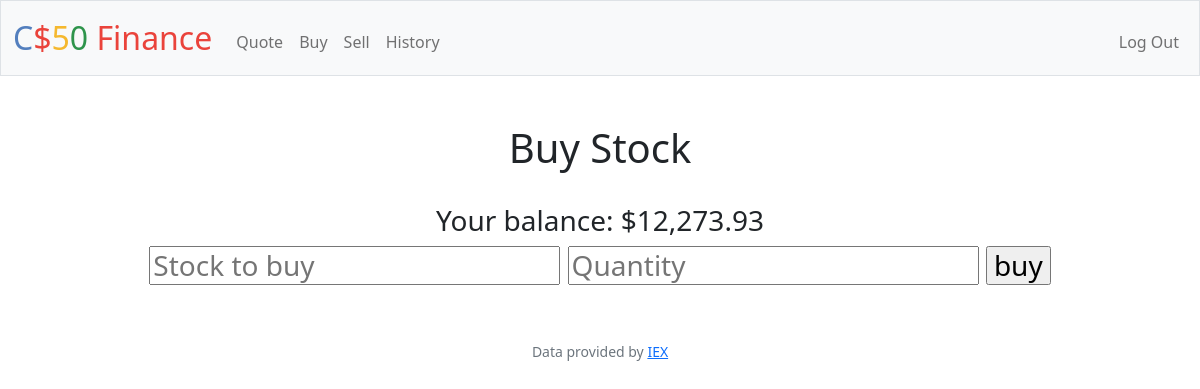
/buy (signed in), run on an earlier commit of the app's database.
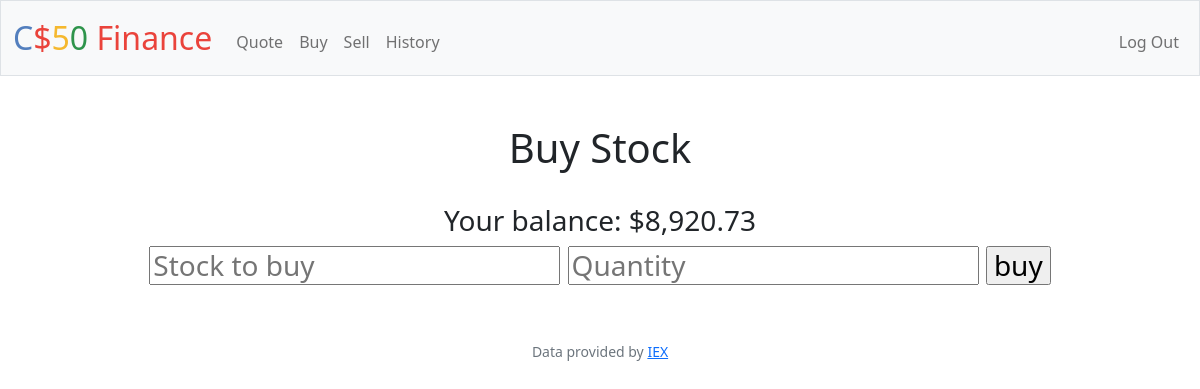
And on a later commit of the database.
### tables this page shows
CREATE TABLE users (id INTEGER PRIMARY KEY AUTOINCREMENT NOT NULL, username TEXT NOT NULL, hash TEXT NOT NULL, cash NUMERIC NOT NULL DEFAULT 10000.00);

### app.py (the view)
@app.route("/buy", methods=["GET", "POST"])
@login_required
def buy():
    balance = db.execute("SELECT cash FROM users WHERE id = ?", session["user_id"])
    """Buy shares of stock"""
    if request.method == "POST":
        stock = lookup(request.form.get("quote"))
        if stock:
            price = float(stock["price"])
            quantity = float(request.form.get("quantity"))
            cost = price * quantity
            print(balance)
            if not cost < float(balance[0]["cash"]):
                return apology("Not enough funds")
            new_balance = float(balance[0]["cash"]) - cost
            stock_check = db.execute("SELECT stock FROM stocks WHERE stock = ? AND person_id =?", stock["symbol"].upper(), session["user_id"])
            db.execute("UPDATE users SET cash = ? where id = ?", new_balance, session["user_id"])
            if not stock_check:
                db.execute("INSERT INTO stocks (stock, person_id, quantity) VALUES(?, ?, ?)",stock["symbol"].upper(), session["user_id"], int(quantity))
                return render_template("buy.html", cash=new_balance)
            current = db.execute("SELECT quantity FROM stocks WHERE stock = ? AND person_id =?", stock["symbol"].upper(), session["user_id"])
            db.execute("UPDATE stocks set quantity = ? WHERE person_id = ?", int(quantity) + current[0]["quantity"], session["user_id"])
            return render_template("buy.html", cash=new_balance)
        else:
            return apology("Stock does not exist")
    else:
        return render_template("buy.html", cash=balance[0]["cash"])

### app.py (called while the page is built)
@app.after_request
def after_request(response):
    response.headers["Cache-Control"] = "no-cache, no-store, must-revalidate"
    response.headers["Expires"] = 0
    response.headers["Pragma"] = "no-cache"
    return response

### helpers.py (called while the page is built)
def login_required(f):
    @wraps(f)
    def decorated_function(*args, **kwargs):
        if session.get("user_id") is None:
            return redirect("/login")
        return f(*args, **kwargs)
    return decorated_function

def usd(value):
    return f"${value:,.2f}"

### templates/buy.html
{% extends "layout.html"%}
{% block main %}
    <h1> Buy Stock </h1>
    <br>
    <form action="/buy" method="post">
        <h3>Your balance: {{ cash | usd }}<h3>
        <input type="text" name="quote" placeholder="Stock to buy" autofocus autocomplete="off">
        <input type="number" min=0 name="quantity" placeholder="Quantity" autocomplete="off">
        <input type="submit" value="buy">
    </form>
{% endblock %}

What changed in the data, as far as the page shows it:
changed users: cash "$12,273.93" → "$8,920.73"
